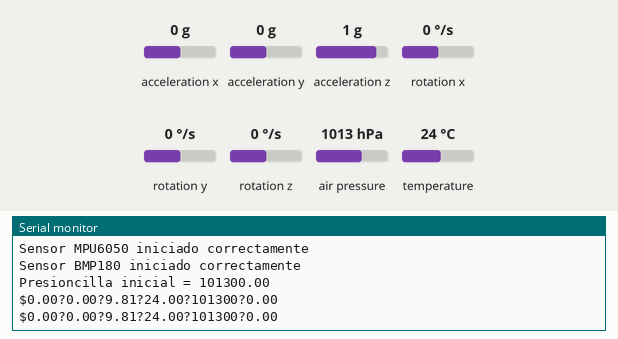
Simulated run of this sketch. Board: ESP32. On the bench: the last lines printed to the serial monitor. Inputs (shaded band) come from the test bench; at power-on: acceleration z 1 g, acceleration x 0 g, acceleration y 0 g, air pressure 1013 hPa, temperature 24 °C, rotation x 0 °/s, rotation y 0 °/s, rotation z 0 °/s. No radio packets arrive unless stated.

Above: at 2.0 s.
2.1 s: acceleration z set to 0 g
At 3.3 s:
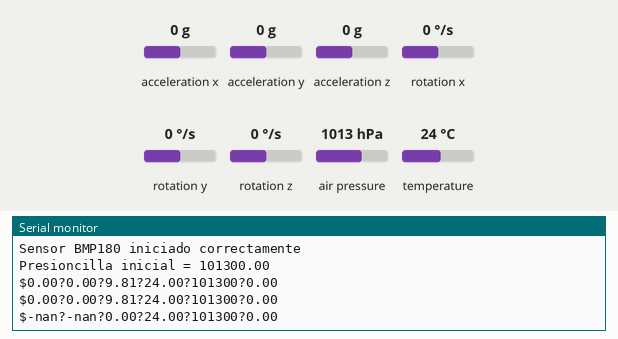
5.4 s: acceleration x set to -1.4 g
At 6.7 s:
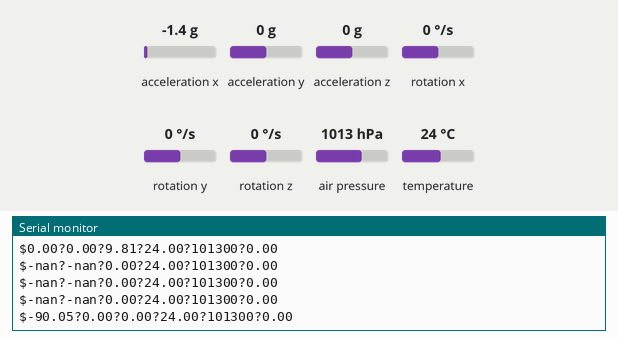
6.9 s: acceleration y set to -1.4 g
At 7.8 s:
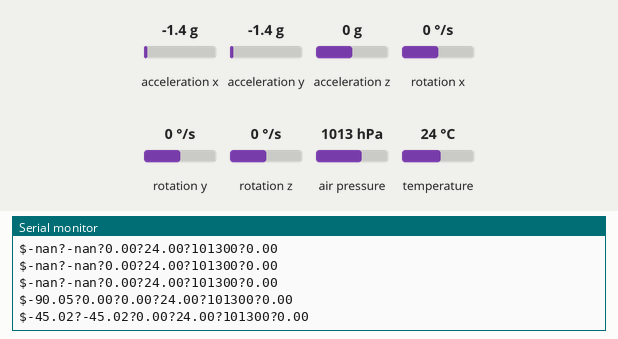
8.4 s: air pressure set to 952 hPa
At 9.7 s:
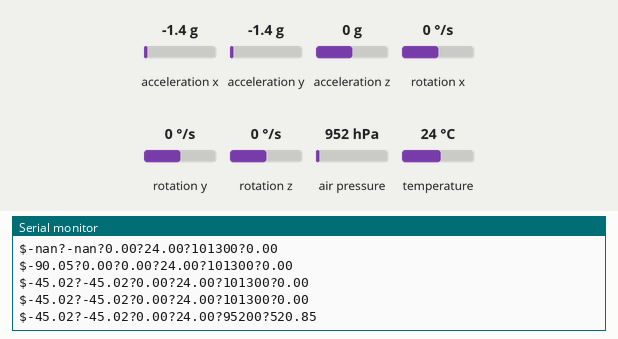
9.9 s: temperature set to 12 °C
At 10.8 s:
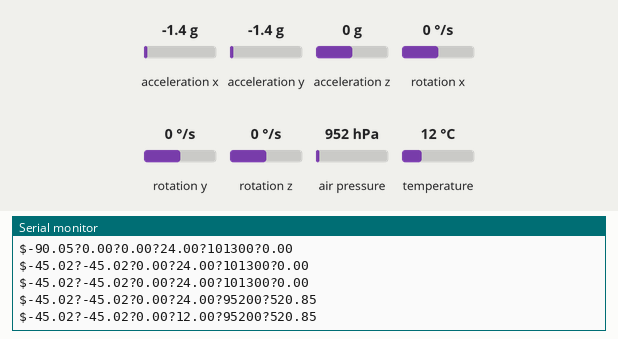
Timing chart, 0 to 12.4 s (numbered marks = the images above; inputs shaded):
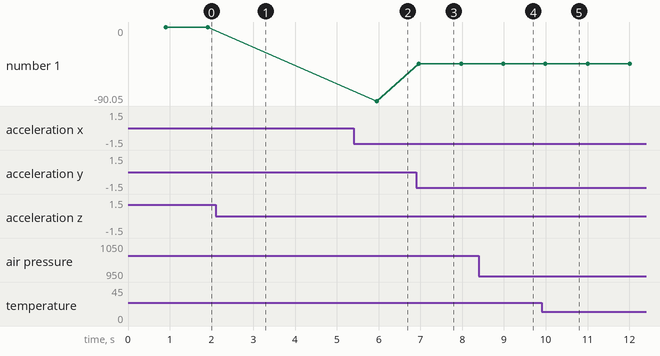

Measured:
- after the input at 2.1 s, the serial monitor: prints a new line after 0.82 s (image 1)
- after the input at 5.4 s, the serial monitor: prints a new line after 0.55 s (image 2)
- after the input at 6.9 s, the serial monitor: prints a new line after 0.06 s (image 3)
- after the input at 8.4 s, the serial monitor: prints a new line after 0.58 s (image 4)
- after the input at 9.9 s, the serial monitor: prints a new line after 0.09 s (image 5)
- plotted number 1: 0 → -90.05 after the input at 5.4 s, -90.05 → -45.02 after the input at 6.9 s

The sketch:

Programa_CanSat_2022-2023_Que_Seguro_que_funciona.ino
```cpp
/*** - Programa CanSat 2022/2023 - ***/

/* Programa unificado para el proyecto CanSat 22/23
 * Dispositivo: ESP32 v4
 * Fecha creación: 23/10/22
 *  Por Alejandro Chacón Pérez
  */

/*        -=- Por hacer -=-
 * - Comprobar que envio/recibo de radio funciona.
 * - Añadir funcionalidad del stepper para las semillas (Dependiente de la altura, con protección de retorno)
 */

/*      -=- Changelog -=-
 * - 23/10/22 - Creación del proyecto
 * - 27/10/22 - Cambios en el programa: He quitado por ahora la librería del  LoRa y el GPS para no liarme y probar bien el GY-87.
                Añadida la funcionalidad del GY-87.
   - 14/11/22 - Cambios para que funcione con la ESP32.
   - 15/11/22 - Comienzo a añadir las funciones del LoRa
   - 17/11/22 - Añadida la función de concatenar los valores en una sola cadena. Queda probar el módulo LoRa
                con la ESP32 y la base estaría, aparte del buzzer opcional y el stepper de las semillas.
 */


#include "Adafruit_BMP085.h"
#include "MPU6050.h"
#include "Wire.h"
#include "I2Cdev.h"
#include "LoRa.h"
#include "SPI.h"


Adafruit_BMP085 bmp;
MPU6050 sensor;

float temperatura = 99.99;
unsigned int presion = 999999;
float p0;
float altura = 999999.9;
float alturaPrev = 999999.9;
float ace[3] = {+39.2, -39.2, +39.2};
float ang[3] = {-90, +90, -45.5};
short int ax, ay, az;
short int gx, gy, gz;                                                                                     // Valores sin procesar del acelarómetro y giroscopio.                                                                                                  // Valor de la presión inicial. Se toma al encender el CANSAT.
long tiempo_prev;
float dt;                                                                                                 // Variables que calculan el tiempo (Cálculos aceleromtro/giroscopio)
float ang_x, ang_y, ang_z;
float ang_x_prev, ang_y_prev, ang_z_prev;
char* mensaje = (R"(  - Programa CanSat 2022-2023 -
Software para el satelite del equipo Hexact para la edicion 2022-2023.

Vamos Luisma vamos!

Por Alejandro Chacon Perez :D

-----------------------------------------------------------------------

 )");


void setup() {
  Serial.begin(9600);
  delay(100);
  Serial.println(mensaje);
  LoRa.setPins(18, 23, 26);                      //ss, reset, dio0
  if (!LoRa.begin(915E6)) {
    Serial.println("Starting LoRa failed!");
    //while (1);
  }
  LoRa.begin(915E6);
  Wire.begin(32,33);
  sensor.initialize();
  if(sensor.testConnection()){                                                                            //Iniciamos sensores + posibles mensajes de error.
    Serial.println("Sensor MPU6050 iniciado correctamente");
  }
  else{
    Serial.println("Error al iniciar el sensor MPU6050(giroscopio)");
  }
  if(!bmp.begin()){
    Serial.print("Error al iniciar el sensor BMP180(Temperatura + presion)");
  }
  else{
    Serial.println("Sensor BMP180 iniciado correctamente");
  }
  p0 = bmp.readPressure();
  Serial.print("Presioncilla inicial = ");
  Serial.println(p0);
  delay(500);
}

void leerGY87(){
  sensor.getAcceleration(&ax, &ay, &az);
  sensor.getRotation(&gx, &gy, &gz);
  dt = (millis()-tiempo_prev)/1000.0;
  tiempo_prev = millis();                                                                                   //Calculamos el tiempo pasado entre cada medición.
  float ang_x_accel = atan(ax/sqrt(pow(ay,2) + pow(az,2)))*(180.0/3.14);
  float ang_y_accel = atan(ay/sqrt(pow(az,2) + pow(ax,2)))*(180.0/3.14);
  float ang_z_accel = atan(az/sqrt(pow(ax,2) + pow(ay,2)))*(180.0/3.14);
  ang_x = 0.98*(ang_x_prev+(gx/131)*dt) + 0.02*ang_x_accel;
  ang_y = 0.98*(ang_y_prev+(gy/131)*dt) + 0.02*ang_y_accel;
  ang_z = 0.98*(ang_z_prev+(gy/131)*dt) + 0.02*ang_z_accel;                                                 //Calculamos la rotación usando tanto el girsocopio como el acelerómetro para eliminar errores.
  ang_x_prev = ang_x;
  ang_y_prev = ang_y;
  ang_z_prev = ang_z;
  ace[2] = az * (9.81/16384.0);
  ace[1] = ay * (9.81/16384.0);
  ace[0] = ax * (9.81/16384.0);                                                                             //Calculamos la aceleración en m/s2 en los tres ejes
  ang[0] = ang_x_accel;
  ang[1] = ang_y_accel;
  ang[2] = ang_z_accel;
  altura = bmp.readAltitude(p0);
  presion = bmp.readPressure();
  temperatura = bmp.readTemperature();
  //float m_az_ax = sqrt(pow(sqrt((pow(ax_ms2, 2)) + (pow(az_ms2, 2))), 2) + (pow(ay_ms2, 2)));             //Calculamos el módulo de los 3 vectores, para así obtener la aceleración que experimenta.--> NO SE USA POR AHORA

}

void printData(){
  //Serial.print("Rotacion en X: ");
  Serial.print(ang[0]);
  Serial.print(",");
  //Serial.print("\tRotacion en Y: ");
  Serial.print(ang[1]);
  Serial.print(",");
  //Serial.print("o \tAceleracion de caida(m/s2): ");
  Serial.print(ace[2]);
  Serial.print(",");
  //Serial.print("\tTemperatura = ");
  Serial.print(temperatura);
  Serial.print(",");
  //Serial.print("C\tPresion = ");
  Serial.print(presion);
  Serial.print(",");
  //Serial.print("\tAltitud respecto al suelo = ");
  Serial.print(altura);
  Serial.println(",");
  //Serial.println("m");
}

void crearCadena(){
  char cadena [44] = "";
  snprintf(cadena, sizeof(cadena), "$%.2f?%.2f?%.2f?%.2f?%d?%.2f", ang[0], ang[1], ace[2], temperatura, presion, altura);
  Serial.println(cadena);
  //LoRa.beginPacket();
  //LoRa.print(cadena);
  //LoRa.endPacket();
}

void loop() {
  leerGY87();
  //printData();
  crearCadena();
  delay(1000);
}
```
